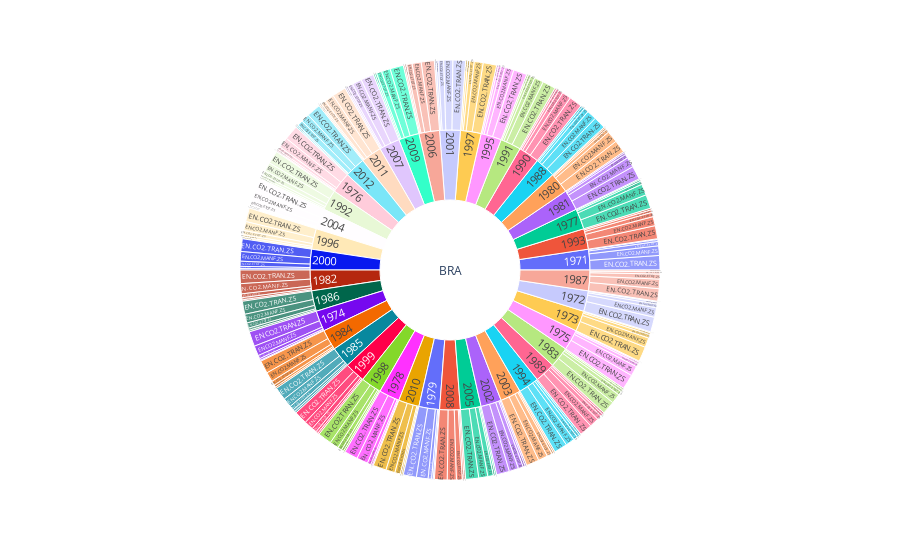

Notebook code for this chart:
### Code cell
subdata = data[['CountryCode', 'Year', 'Value', 'IndicatorCode']].copy()
subdata.sort_values(by='Year', inplace=True, ignore_index=True)
px.sunburst(subdata, path=['CountryCode', 'Year', 'IndicatorCode'], values='Value')

### Figure 1 — Plotly figure (JSON) as saved in the notebook; plotly's stock layout.template omitted (floating-point values rounded to 4 significant figures; data arrays with more than 128 entries replaced by an {"elided": "..."} marker saying what was removed)
{"data": [{"branchvalues": "total", "domain": {"x": [0, 1], "y": [0, 1]}, "hovertemplate": "labels=%{label}<br>Value=%{value}<br>parent=%{parent}<br>id=%{id}<extra></extra>", "ids": {"elided": "253 str values"}, "labels": {"elided": "253 str values"}, "name": "", "parents": {"elided": "253 str values"}, "type": "sunburst", "values": {"elided": "253 float values"}}], "layout": {"legend": {"tracegroupgap": 0}, "margin": {"t": 60}}}
